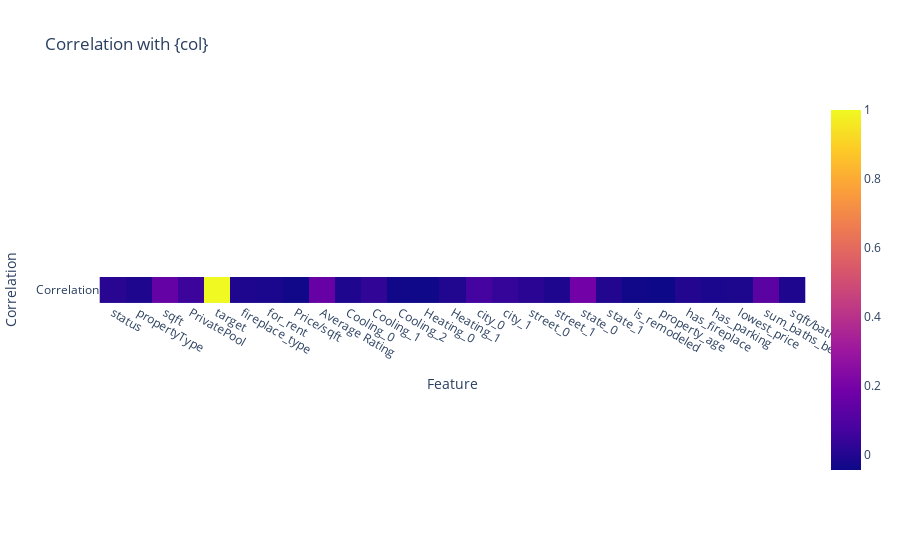

Notebook source saved alongside this figure:
### Code cell
Heat(data, 'target')

### Figure 1 — Plotly figure (JSON) as saved in the notebook; plotly's stock layout.template omitted (floating-point values rounded to 4 significant figures)
{"data": [{"coloraxis": "coloraxis", "hovertemplate": "Feature: %{x}<br>Correlation: %{y}<br>color: %{z}<extra></extra>", "name": "0", "type": "heatmap", "x": ["status", "propertyType", "sqft", "PrivatePool", "target", "fireplace_type", "for_rent", "Price/sqft", "Average Rating", "Cooling_0", "Cooling_1", "Cooling_2", "Heating_0", "Heating_1", "city_0", "city_1", "street_0", "street_1", "state_0", "state_1", "is_remodeled", "property_age", "has_fireplace", "has_parking", "lowest_price", "sum_baths_beds", "sqft/baths"], "xaxis": "x", "y": ["Correlation"], "yaxis": "y", "z": [[0.0118, -0.008918, 0.151, 0.05424, 1, -0.005181, -0.01322, -0.0361, 0.1566, -0.005981, 0.03137, -0.03426, -0.03905, -0.002302, 0.07169, 0.03962, 0.01572, -0.007051, 0.1894, 0.002547, -0.03601, -0.04264, 0.002409, -0.01497, -0.0127, 0.1273, -0.005182]]}], "layout": {"coloraxis": {"colorscale": [[0, "#0d0887"], [0.1111, "#46039f"], [0.2222, "#7201a8"], [0.3333, "#9c179e"], [0.4444, "#bd3786"], [0.5556, "#d8576b"], [0.6667, "#ed7953"], [0.7778, "#fb9f3a"], [0.8889, "#fdca26"], [1, "#f0f921"]]}, "title": {"text": "Correlation with {col}"}, "xaxis": {"anchor": "y", "constrain": "domain", "domain": [0, 1], "scaleanchor": "y", "title": {"text": "Feature"}}, "yaxis": {"anchor": "x", "autorange": "reversed", "constrain": "domain", "domain": [0, 1], "title": {"text": "Correlation"}}}}
